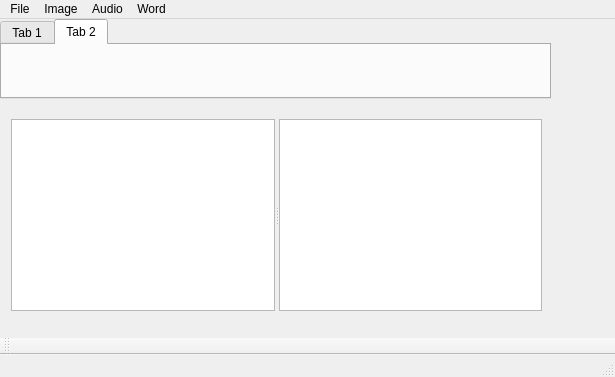
<?xml version="1.0" encoding="UTF-8"?>
<ui version="4.0">
 <class>MainWindow</class>
 <widget class="QMainWindow" name="MainWindow">
  <property name="geometry">
   <rect>
    <x>0</x>
    <y>0</y>
    <width>615</width>
    <height>377</height>
   </rect>
  </property>
  <property name="windowTitle">
   <string>MainWindow</string>
  </property>
  <widget class="QWidget" name="centralWidget">
   <widget class="QTabWidget" name="tabWidget">
    <property name="geometry">
     <rect>
      <x>0</x>
      <y>0</y>
      <width>551</width>
      <height>80</height>
     </rect>
    </property>
    <property name="currentIndex">
     <number>1</number>
    </property>
    <widget class="QWidget" name="tab">
     <attribute name="title">
      <string>Tab 1</string>
     </attribute>
    </widget>
    <widget class="QWidget" name="tab_2">
     <attribute name="title">
      <string>Tab 2</string>
     </attribute>
    </widget>
   </widget>
   <widget class="QSplitter" name="splitter_2">
    <property name="geometry">
     <rect>
      <x>11</x>
      <y>100</y>
      <width>531</width>
      <height>192</height>
     </rect>
    </property>
    <property name="orientation">
     <enum>Qt::Horizontal</enum>
    </property>
    <widget class="QGraphicsView" name="graphicsView_2"/>
    <widget class="QGraphicsView" name="graphicsView"/>
   </widget>
  </widget>
  <widget class="QMenuBar" name="menuBar">
   <property name="geometry">
    <rect>
     <x>0</x>
     <y>0</y>
     <width>615</width>
     <height>21</height>
    </rect>
   </property>
   <widget class="QMenu" name="menuFile">
    <property name="title">
     <string>File</string>
    </property>
    <addaction name="actionLoad_Image"/>
    <addaction name="actionSave_as"/>
   </widget>
   <widget class="QMenu" name="menuPicture">
    <property name="title">
     <string>Image</string>
    </property>
    <addaction name="actionInsert_Image"/>
   </widget>
   <widget class="QMenu" name="menuAudio">
    <property name="title">
     <string>Audio</string>
    </property>
    <addaction name="actionInsert_Audio"/>
   </widget>
   <widget class="QMenu" name="menuWord">
    <property name="title">
     <string>Word</string>
    </property>
    <addaction name="actionInsert_Word"/>
   </widget>
   <addaction name="menuFile"/>
   <addaction name="menuPicture"/>
   <addaction name="menuAudio"/>
   <addaction name="menuWord"/>
  </widget>
  <widget class="QToolBar" name="mainToolBar">
   <attribute name="toolBarArea">
    <enum>BottomToolBarArea</enum>
   </attribute>
   <attribute name="toolBarBreak">
    <bool>false</bool>
   </attribute>
  </widget>
  <widget class="QStatusBar" name="statusBar"/>
  <action name="actionLoad_Image">
   <property name="text">
    <string>Load Image</string>
   </property>
  </action>
  <action name="actionInsert_Image">
   <property name="text">
    <string>Insert Image</string>
   </property>
  </action>
  <action name="actionInsert_Audio">
   <property name="text">
    <string>Insert Audio</string>
   </property>
  </action>
  <action name="actionInsert_Word">
   <property name="text">
    <string>Insert Word</string>
   </property>
  </action>
  <action name="actionSave_as">
   <property name="text">
    <string>Save as</string>
   </property>
  </action>
 </widget>
 <layoutdefault spacing="6" margin="11"/>
 <resources/>
 <connections/>
</ui>
